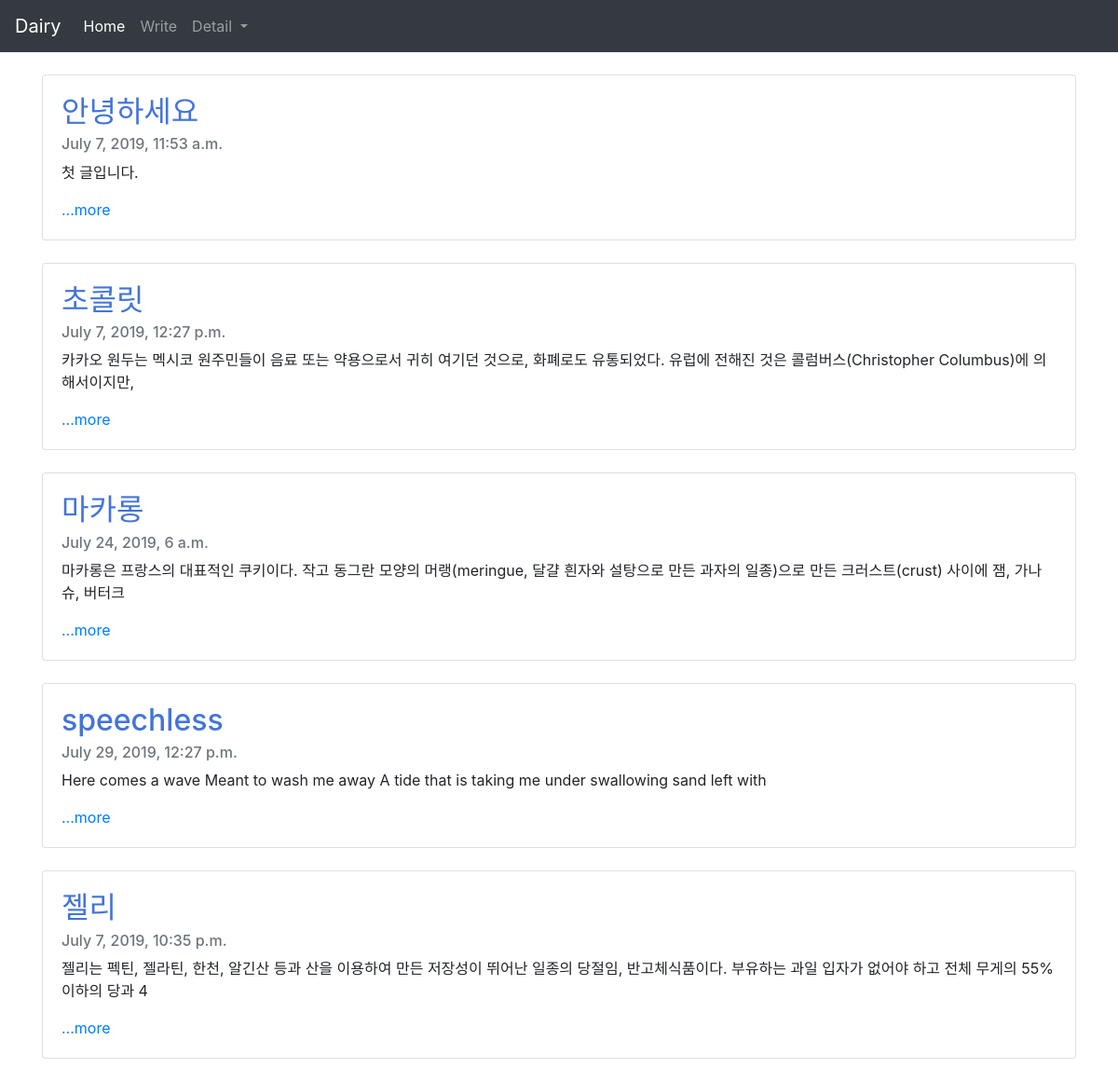
The page / on the database its author committed.
### blogapp/models.py (models this page shows, shortened)
class Blog(models.Model):
    title = models.CharField(max_length = 200)
    pub_date = models.DateTimeField('date published')
    body = models.TextField()
    def summary(self):
        return self.body[:100]

### blogapp/views.py (the view)
# urls.py: 2. Add a URL to urlpatterns:  path('', views.home, name='home')
def home(request):
    blogs = Blog.objects
    return render(request, 'home.html', {'blogs':blogs})

### blogapp/templates/home.html (shortened to what this page needs)
<head>
    <link rel="stylesheet" href="https://stackpath.bootstrapcdn.com/bootstrap/4.3.1/css/bootstrap.min.css">
</head>
<body>
        <nav class="navbar navbar-expand-lg navbar-dark bg-dark">
                <a class="navbar-brand" href="#">Dairy</a>
                <div class="collapse navbar-collapse" id="navbarSupportedContent">
                  <ul class="navbar-nav mr-auto">
                        <li class="nav-item active">
                                <a class="nav-link" href="{% url 'home' %}">Home<span class="sr-only">(current)</span></a>
                          </li>
                    <li class="nav-item">
                          <a class="nav-link" href="{% url 'new' %}">Write</a>
                    </li>
                    <li class="nav-item dropdown">
                      <a class="nav-link dropdown-toggle" href="#" id="navbarDropdown" role="button" data-toggle="dropdown" aria-haspopup="true" aria-expanded="false">
                        Detail
                      </a>
                    </li>
                  </ul>
                </div>
              </nav>
{% for blog in blogs.all %}
<div class="container">
        <br>
<div class="card">
  <div class="card-body">
    <h2 class="card-title" style="color:#4374D9;">{{blog.title}}</h2>
    <h6 class="card-subtitle mb-2 text-muted">{{blog.pub_date}}</h6>
    <p class="card-text">{{blog.summary}}</p>
    <a href="{% url 'detail' blog.id %}" class="card-link">...more</a>
  </div>
</div>
</div>
{%endfor%}
<br>
</body>

### rows shown on the page
Blog: title "안녕하세요", pub_date "July 7, 2019, 11:53 a.m.", summary "첫 글입니다."
Blog: title "초콜릿", pub_date "July 7, 2019, 12:27 p.m.", summary "카카오 원두는 멕시코 원주민들이 음료 또는 약용으로서 귀히 여기던 것으로, 화폐로도 유통되었다. 유럽에 전해진 것은 콜럼버스(Christopher Columbus)에 의해서이지만,"
Blog: title "마카롱", pub_date "July 24, 2019, 6 a.m.", summary "마카롱은 프랑스의 대표적인 쿠키이다. 작고 동그란 모양의 머랭(meringue, 달걀 흰자와 설탕으로 만든 과자의 일종)으로 만든 크러스트(crust) 사이에 잼, 가나슈, 버터크"
Blog: title "speechless", pub_date "July 29, 2019, 12:27 p.m.", summary "Here comes a wave Meant to wash me away A tide that is taking me under swallowing sand left with"
Blog: title "젤리", pub_date "July 7, 2019, 10:35 p.m.", summary "젤리는 펙틴, 젤라틴, 한천, 알긴산 등과 산을 이용하여 만든 저장성이 뛰어난 일종의 당절임, 반고체식품이다. 부유하는 과일 입자가 없어야 하고 전체 무게의 55% 이하의 당과 4"
